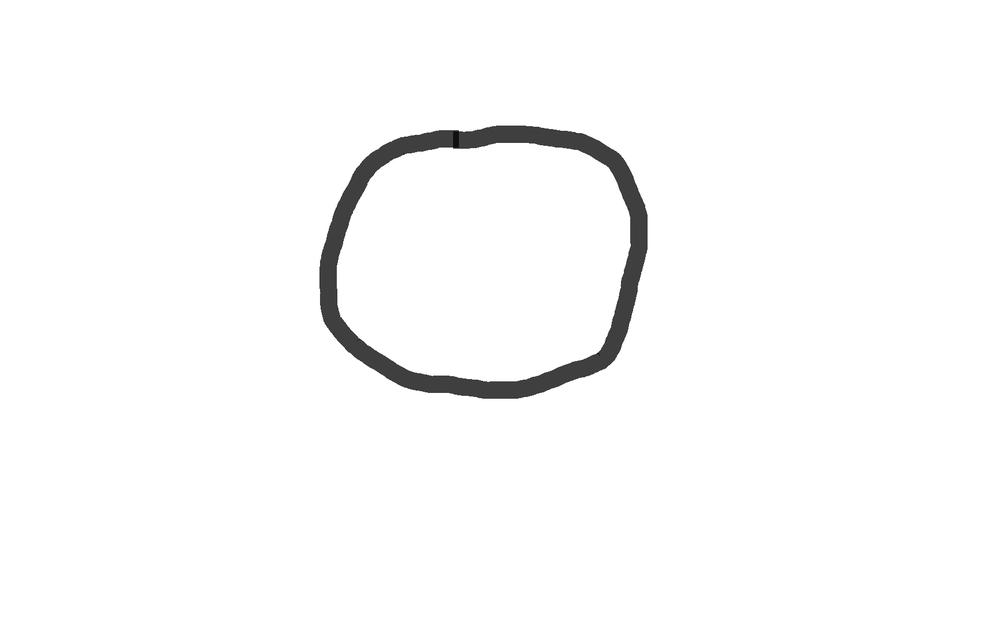
#> input picture data/sketch1.png, 1000 x 625 px, shrunk from 1728 x 1080 before the run, found by its file name
$ python circle_grader.py
#> lines starting #> are read from the running program, lines starting #| are printed output that depends on the picture; after the words box and inside, x2 and y2 are one past the last pixel; in counts of white or black regions, pixels touching at a corner belong together
import cv2
import os
import numpy as np
import imageio
from typing import List
import glob
import copy

def grade_circle(image_path, num_sample_points=100, max_tolerable_deviation=10):
    # Load the image
#> called with num_sample_points = 100, max_tolerable_deviation = 500
    image = cv2.imread(image_path, cv2.IMREAD_GRAYSCALE)
#> image is the input picture: shape (625, 1000); min 13, max 255, mean 250
    if image is None:
        raise ValueError("Image could not be loaded. Check the path.")

    # Threshold the image to create a binary version
    _, binary = cv2.threshold(image, 128, 255, cv2.THRESH_BINARY_INV)
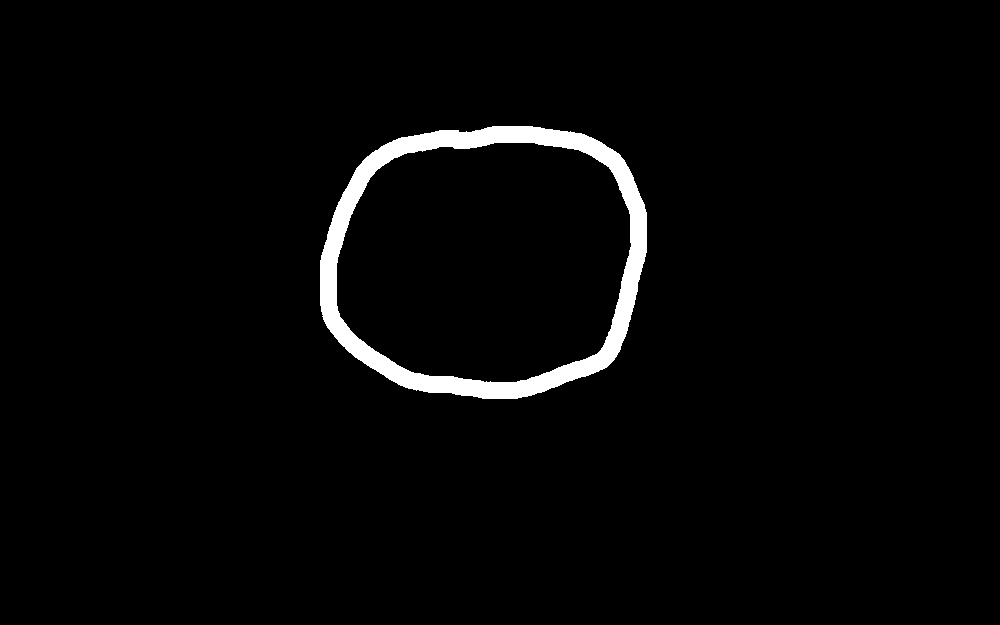
#> binary: shape (625, 1000); 2.5% white; 1 white region

    # Find contours
    contours, _ = cv2.findContours(binary, cv2.RETR_EXTERNAL, cv2.CHAIN_APPROX_NONE)
#> contours = 1 contour; box (x1, y1, x2, y2) and area: (320, 126, 647, 399) 73742

    # Assume the largest contour is the sketched circle
    largest_contour = max(contours, key=cv2.contourArea)
#> largest_contour = contour of 920 points, box (x1, y1, x2, y2) (320, 126, 647, 399), area 73742

    # Fit a minimum enclosing circle to the largest contour
    (center_x, center_y), radius = cv2.minEnclosingCircle(largest_contour)
#> center_x = 480.4; center_y = 252.5; radius = 170.8

    # Reduce the number of points for averaging
    contour_points = largest_contour[:, 0, :]  # Extract (x, y) points
#> contour_points = 920 pairs, first value 320 to 646, second value 126 to 398
    step = max(1, len(contour_points) // num_sample_points)  # Step size to sample points
#> step = 9
    sampled_points = contour_points[::step]
#> sampled_points = 103 pairs, first value 320 to 646, second value 126 to 398

    # Calculate the average deviation of sampled points from the best-fit circle
    distances = []
    for px, py in sampled_points:
        distance_to_circle = abs(np.sqrt((px - center_x)**2 + (py - center_y)**2) - radius)
        distances.append(distance_to_circle)
#> this loop made 103 passes
#> (px, py, distance_to_circle) on passes 1 to 12: (492, 126, 43.78), (483, 129, 47.28), (474, 131, 49.14), (465, 132, 49.33), (457, 130, 46.1), (448, 130, 44.1), (439, 130, 41.51), (430, 133, 41.12), (421, 134, 38.27), (412, 136, 35.73), (403, 137, 31.79), (394, 140, 28.98)
#> after the loop, distances = 103 values, max 49.33 at index 3, min 0.339 at index 33, mean 17.65

    avg_deviation = np.mean(distances)
#> avg_deviation = 17.65

    # Normalize the score (100% for perfect circle, lower for higher deviations)
    score = max(0, 100 - (avg_deviation / max_tolerable_deviation) * 100)
#> score = 96.47
    score = round(score, 2)  # Round to 2 decimal places

    return score

# Test the function
if __name__ == "__main__":
    input_image_path = "C:/Users/rodri/Documents/3 IMAT/Cuatri 1/Computer Vision/CVI-ICAI/Lab_Project/data/sketch1.png"
    try:
        # score = grade_circle(input_image_path, 100, 14000)
        # score = grade_circle(input_image_path, 100, 10000)
        score = grade_circle(input_image_path, 100, 500)
#> score = 96.47
        # score = grade_circle(input_image_path, 100, 11000)
        print(f"Circle Score: {score}%")
#| Circle Score: 96.47%
    except FileNotFoundError as e:
        print(str(e))

$ run again, with data/perfect_circle3.png copied over data/sketch1.png
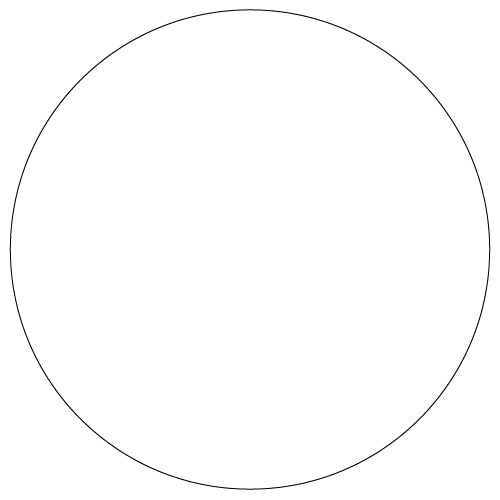
#> input picture data/perfect_circle3.png, 500 x 500 px, found by its file name
#> in grade_circle, image is the input picture: shape (500, 500); min 0, max 255, mean 253.4
#> in grade_circle, `_, binary = cv2.threshold(image, 128, 255, cv2.THRESH_BINARY_INV)`:
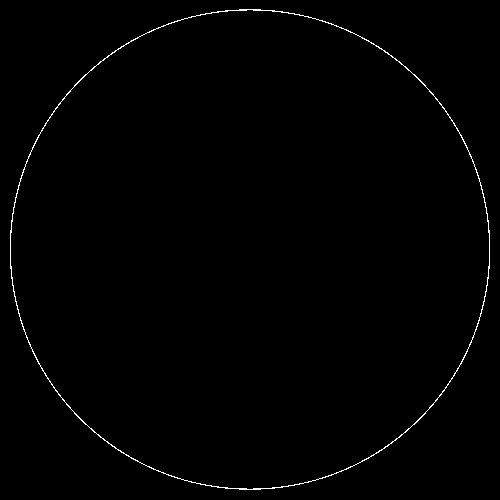
#> binary: shape (500, 500); 0.71% white in thin lines or dots
#> contours = 1 contour; box (x1, y1, x2, y2) and area: (10, 9, 490, 490) 180692
#> largest_contour = contour of 1358 points, box (x1, y1, x2, y2) (10, 9, 490, 490), area 180692
#> center_x = 249.5; center_y = 249; radius = 240.3
#> contour_points = 1358 pairs, first value 10 to 489, second value 9 to 489
#> step = 13
#> sampled_points = 105 pairs, first value 10 to 489, second value 9 to 489
#> the loop in grade_circle, `for px, py in sampled_points:` made 105 passes
#> (px, py, distance_to_circle) on passes 1 to 8: (239, 9, 0.0376), (226, 10, 0.115), (213, 12, 0.473), (200, 14, 0.11), (187, 18, 0.961), (174, 21, 0.0917), (161, 26, 0.348), (148, 32, 0.702)
#> after the loop in grade_circle, `for px, py in sampled_points:`: distances = 105 values, max 0.961 at index 4, min 0.0147 at index 79, mean 0.449
#> avg_deviation = 0.449
#> in grade_circle, `score = max(0, 100 - (avg_deviation / max_tolerable_deviation) * 100)`: score = 99.91
#| Circle Score: 99.91%
